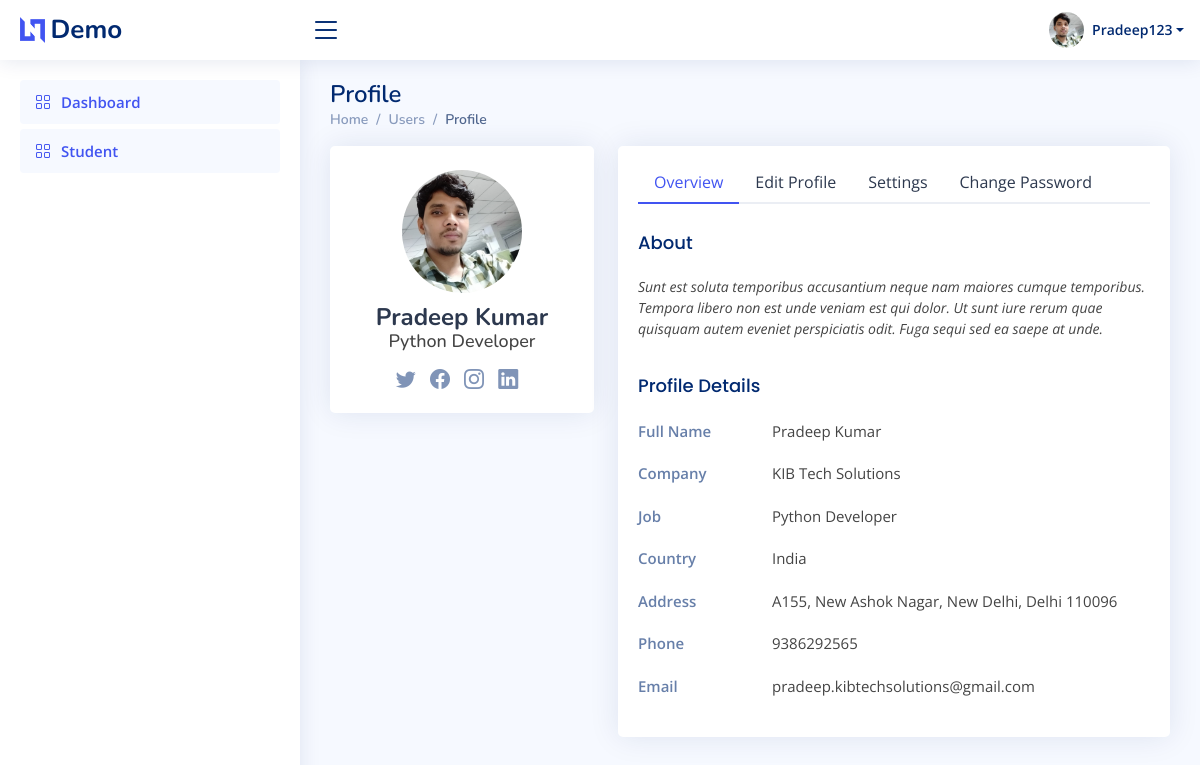
Screenshot of /profile/ (signed in) with the database file from the repository.
### adminApp/models.py (models this page shows, shortened)
class UserProfile(models.Model):
    user = models.OneToOneField(User, on_delete=models.CASCADE)
    about = models.TextField(null=True, blank=True)
    company = models.CharField(max_length=250, null=True, blank=True)
    job = models.CharField(max_length=200, null=True, blank=True)
    address = models.CharField(max_length=300, null=True, blank=True)
    country = models.CharField(max_length=150, null=True, blank=True)
    phone = models.IntegerField(null=True, blank=True)
    profile_pic = models.ImageField(upload_to='profile/', null=True, blank=True, )

### adminApp/views.py (the view)
# urls.py: path('profile/', views.userProfile, name='profile'),
def userProfile(request):
    if request.user.is_authenticated:
        user = User.objects.get(username=request.user)
        udata = UserProfile.objects.filter(user=user).first()
        if request.method == 'POST':
            profile_fm = EditProfileForm(data=request.POST, instance=udata)
            if profile_fm.is_valid():
                profile_fm.save()
                messages.success(request, 'Profile has been successfully updated..!!')
        else:
            profile_fm = EditProfileForm(instance=udata)
        context = {'user':user, 'udata':udata, 'profile_form':profile_fm}
        return render(request, 'adminApp/admin/profile.html', context)
    else:
        return HttpResponseRedirect('/')

### templates/adminApp/admin/profile.html (shortened to what this page needs)
{% extends 'adminApp/admin/base.html' %}
{% load static %}
{% block main-content %}
  <main id="main" class="main">
    <div class="pagetitle">
      <h1>Profile</h1>
      <nav>
        <ol class="breadcrumb">
          <li class="breadcrumb-item"><a href="{% url 'dashboard' %}">Home</a></li>
          <li class="breadcrumb-item">Users</li>
          <li class="breadcrumb-item active">Profile</li>
        </ol>
      </nav>
    </div>
    <section class="section profile">
      <div class="row">
        <div class="col-xl-4">
          <div class="card">
            <div class="card-body profile-card pt-4 d-flex flex-column align-items-center">
              <img src="{{ udata.profile_pic.url }}" alt="Profile" class="rounded-circle">
              <h2>{{user.first_name}} {{user.last_name}}</h2>
              <h3>{{udata.job}}</h3>
              <div class="social-links mt-2">
                <a href="#" class="twitter"><i class="bi bi-twitter"></i></a>
                <a href="#" class="facebook"><i class="bi bi-facebook"></i></a>
                <a href="#" class="instagram"><i class="bi bi-instagram"></i></a>
                <a href="#" class="linkedin"><i class="bi bi-linkedin"></i></a>
              </div>
            </div>
          </div>
        </div>
        <div class="col-xl-8">
          <div class="card">
            <div class="card-body pt-3">
              <ul class="nav nav-tabs nav-tabs-bordered">
                <li class="nav-item">
                  <button class="nav-link active" data-bs-toggle="tab" data-bs-target="#profile-overview">Overview</button>
                </li>
                <li class="nav-item">
                  <button class="nav-link" data-bs-toggle="tab" data-bs-target="#profile-edit">Edit Profile</button>
                </li>
                <li class="nav-item">
                  <button class="nav-link" data-bs-toggle="tab" data-bs-target="#profile-settings">Settings</button>
                </li>
                <li class="nav-item">
                  <button class="nav-link" data-bs-toggle="tab" data-bs-target="#profile-change-password">Change Password</button>
                </li>
              </ul>
              <div class="tab-content pt-2">
                <div class="tab-pane fade show active profile-overview" id="profile-overview">
                  <h5 class="card-title">About</h5>
                  <p class="small fst-italic">{{udata.about}}</p>
                  <h5 class="card-title">Profile Details</h5>
                  <div class="row">
                    <div class="col-lg-3 col-md-4 label ">Full Name</div>
                    <div class="col-lg-9 col-md-8">{{user.first_name}} {{user.last_name}}</div>
                  </div>
                  <div class="row">
                    <div class="col-lg-3 col-md-4 label">Company</div>
                    <div class="col-lg-9 col-md-8">{{udata.company}}</div>
                  </div>
                  <div class="row">
                    <div class="col-lg-3 col-md-4 label">Job</div>
                    <div class="col-lg-9 col-md-8">{{udata.job}}</div>
                  </div>
                  <div class="row">
                    <div class="col-lg-3 col-md-4 label">Country</div>
                    <div class="col-lg-9 col-md-8">{{udata.country}}</div>
                  </div>
                  <div class="row">
                    <div class="col-lg-3 col-md-4 label">Address</div>
                    <div class="col-lg-9 col-md-8">{{udata.address}}</div>
                  </div>
                  <div class="row">
                    <div class="col-lg-3 col-md-4 label">Phone</div>
                    <div class="col-lg-9 col-md-8">{{udata.phone}}</div>
                  </div>
                  <div class="row">
                    <div class="col-lg-3 col-md-4 label">Email</div>
                    <div class="col-lg-9 col-md-8">{{user.email}}</div>
                  </div>
                </div>
              </div>
            </div>
          </div>
        </div>
      </div>
    </section>
  </main>
{% endblock main-content %}

### templates/adminApp/admin/base.html (shortened to what this page needs)
<!DOCTYPE html>
{% load static %}
<html lang="en">
    <head>
        <link href="{% static 'adminApp/assets/vendor/bootstrap/css/bootstrap.min.css' %}" rel="stylesheet">
        <link href="{% static 'adminApp/assets/vendor/bootstrap-icons/bootstrap-icons.css' %}" rel="stylesheet">
        <link href="{% static 'adminApp/assets/vendor/boxicons/css/boxicons.min.css' %}" rel="stylesheet">
        <link href="{% static 'adminApp/assets/vendor/quill/quill.snow.css' %}" rel="stylesheet">
        <link href="{% static 'adminApp/assets/vendor/quill/quill.bubble.css' %}" rel="stylesheet">
        <link href="{% static 'adminApp/assets/vendor/remixicon/remixicon.css' %}" rel="stylesheet">
        <link href="{% static 'adminApp/assets/vendor/simple-datatables/style.css' %}" rel="stylesheet">
        <link href="{% static 'adminApp/assets/css/style.css' %}" rel="stylesheet">
    </head>
    <body>
        <header id="header" class="header fixed-top d-flex align-items-center">
            <div class="d-flex align-items-center justify-content-between">
            <a href="{% url 'dashboard' %}" class="logo d-flex align-items-center">
                <img src="{% static 'adminApp/assets/img/logo.png' %}" alt="">
                <span class="d-none d-lg-block">Demo</span>
            </a>
            <i class="bi bi-list toggle-sidebar-btn"></i>
            </div>
            <nav class="header-nav ms-auto">
            <ul class="d-flex align-items-center">
                <li class="nav-item dropdown pe-3">
                <a class="nav-link nav-profile d-flex align-items-center pe-0" href="#" data-bs-toggle="dropdown">
                    <img src="{{ udata.profile_pic.url }}" alt="Profile" class="rounded-circle">
                    <span class="d-none d-md-block dropdown-toggle ps-2">{{request.user|capfirst}}</span>
                </a>
                </li>
            </ul>
            </nav>
        </header>
        <aside id="sidebar" class="sidebar">
            <ul class="sidebar-nav" id="sidebar-nav">
                <li class="nav-item">
                    <a class="nav-link" href="{% url 'dashboard' %}">
                    <i class="bi bi-grid"></i>
                    <span>Dashboard</span>
                    </a>
                </li>
                <li class="nav-item">
                    <a class="nav-link" href="{% url 'student' %}">
                    <i class="bi bi-grid"></i>
                    <span>Student</span>
                    </a>
                </li>
            </ul>
        </aside>
        {% block main-content %}{% endblock main-content %}
    </body>
</html>

### static/adminApp/assets/css/style.css (style rules this page uses)
:root { scroll-behavior: smooth; }
body { font-family: "Open Sans", sans-serif; background: #f6f9ff; color: #444444; }
a { color: #4154f1; text-decoration: none; }
h1, h2, h3, h4, h5, h6 { font-family: "Nunito", sans-serif; }
#main { margin-top: 60px; padding: 20px 30px; transition: all 0.3s; }
.pagetitle { margin-bottom: 10px; }
.pagetitle h1 { font-size: 24px; margin-bottom: 0; font-weight: 600; color: #012970; }
.card { margin-bottom: 30px; border: none; border-radius: 5px; box-shadow: 0px 0 30px rgba(1, 41, 112, 0.1); overflow: hidden; }
.card-title { padding: 20px 0 15px 0; font-size: 18px; font-weight: 500; color: #012970; font-family: "Poppins", sans-serif; }
.card-body { padding: 0 20px 20px 20px; }
.breadcrumb { font-size: 14px; font-family: "Nunito", sans-serif; color: #899bbd; font-weight: 600; }
.breadcrumb a { color: #899bbd; transition: 0.3s; }
.breadcrumb .breadcrumb-item::before { color: #899bbd; }
.breadcrumb .active { color: #51678f; font-weight: 600; }
.nav-tabs-bordered { border-bottom: 2px solid #ebeef4; }
.nav-tabs-bordered .nav-link { margin-bottom: -2px; border: none; color: #2c384e; }
.nav-tabs-bordered .nav-link.active { background-color: #fff; color: #4154f1; border-bottom: 2px solid #4154f1; }
.logo { line-height: 1; }
@media (min-width: 1200px) { .logo { width: 280px; } }
.logo img { max-height: 26px; margin-right: 6px; }
.logo span { font-size: 26px; font-weight: 700; color: #012970; font-family: "Nunito", sans-serif; }
.header { transition: all 0.5s; z-index: 997; height: 60px; box-shadow: 0px 2px 20px rgba(1, 41, 112, 0.1); background-color: #fff; padding-left: 20px; }
.header .toggle-sidebar-btn { font-size: 32px; padding-left: 10px; cursor: pointer; color: #012970; }
.header-nav ul { list-style: none; }
.header-nav > ul { margin: 0; padding: 0; }
.header-nav .nav-profile { color: #012970; }
.header-nav .nav-profile img { max-height: 36px; }
.header-nav .nav-profile span { font-size: 14px; font-weight: 600; }
.sidebar { position: fixed; top: 60px; left: 0; bottom: 0; width: 300px; z-index: 996; transition: all 0.3s; padding: 20px; overflow-y: auto; scrollbar-width: thin; scrollbar-color: #aab7cf transparent; box-shadow: 0px 0px 20px rgba(1, 41, 112, 0.1); background-color: #fff; }
@media (min-width: 1200px) { #main, #footer { margin-left: 300px; } }
.sidebar-nav { padding: 0; margin: 0; list-style: none; }
.sidebar-nav li { padding: 0; margin: 0; list-style: none; }
.sidebar-nav .nav-item { margin-bottom: 5px; }
.sidebar-nav .nav-link { display: flex; align-items: center; font-size: 15px; font-weight: 600; color: #4154f1; transition: 0.3; background: #f6f9ff; padding: 10px 15px; border-radius: 4px; }
.sidebar-nav .nav-link i { font-size: 16px; margin-right: 10px; color: #4154f1; }
.profile .profile-card img { max-width: 120px; }
.profile .profile-card h2 { font-size: 24px; font-weight: 700; color: #2c384e; margin: 10px 0 0 0; }
.profile .profile-card h3 { font-size: 18px; }
.profile .profile-card .social-links a { font-size: 20px; display: inline-block; color: rgba(1, 41, 112, 0.5); line-height: 0; margin-right: 10px; transition: 0.3s; }
.profile .profile-overview .row { margin-bottom: 20px; font-size: 15px; }
.profile .profile-overview .card-title { color: #012970; }
.profile .profile-overview .label { font-weight: 600; color: rgba(1, 41, 112, 0.6); }

### rows the page displays
UserProfile: profile_pic (picture), job "Python Developer", about "Sunt est soluta temporibus accusantium neque nam maiores cumque temporibus. Tempora libero non est unde veniam est qui dolor. Ut sunt iure rerum quae quisquam autem eveniet perspiciatis odit. Fuga sequi sed ea saepe at unde.", company "KIB Tech Solutions", country "India", address "A155, New Ashok Nagar, New Delhi, Delhi 110096", phone "9386292565"

### other values shown
{{ request.user|capfirst }} "Pradeep123"
{{ user.first_name }} "Pradeep"
{{ user.last_name }} "Kumar"
{{ user.email }} "pradeep.kibtechsolutions@gmail.com"
